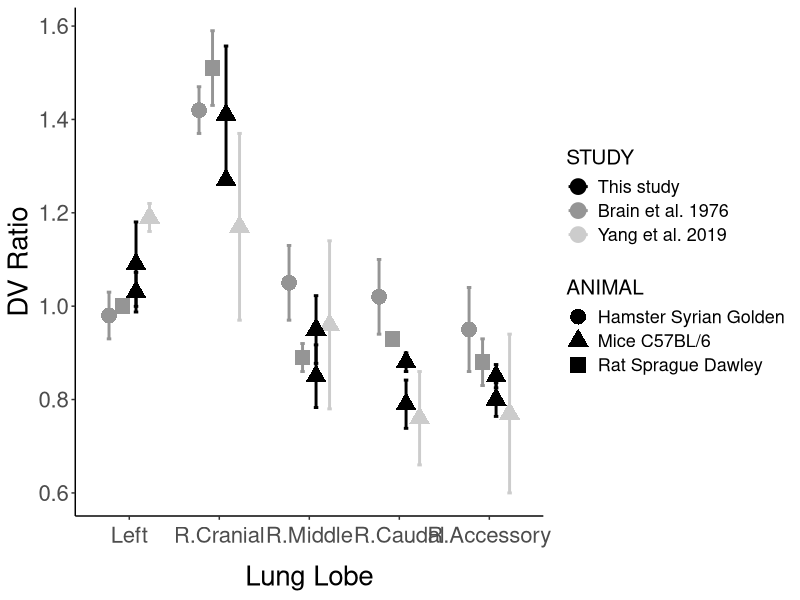

This chart was generated by the following R code: (Note: this script raises an error after producing the figure.)
library(ggpubr)
library(ggplot2)

get_directory = function(){
  args <- commandArgs(trailingOnly = FALSE)
  file <- "--file="
  rstudio <- "RStudio"
  
  match <- grep(rstudio, args)
  if(length(match) > 0){
    return(dirname(rstudioapi::getSourceEditorContext()$path))
  }else{
    match <- grep(file, args)
    if (length(match) > 0) {
      return(dirname(normalizePath(sub(file, "", args[match]))))
    }else{
      return(dirname(normalizePath(sys.frames()[[1]]$ofile)))
    }
  }
}

wd = get_directory()
setwd(wd)

data = read.csv(file = "previous_studies_ggplot.csv")

data$LOBE = as.character(data$LOBE)
data$LOBE[data$LOBE=="left"]="Left"
data$LOBE[data$LOBE=="cranial"]="R.Cranial"
data$LOBE[data$LOBE=="middle"]="R.Middle"
data$LOBE[data$LOBE=="caudal"]="R.Caudal"
data$LOBE[data$LOBE=="accessory"]="R.Accessory"
data$LOBE = factor(data$LOBE, levels = c("Left", "R.Cranial", "R.Middle",
                                         "R.Caudal", "R.Accessory"))

data$STUDY = factor(data$STUDY, levels = c("This study", 
                                           "Brain et al. 1976", 
                                           "Yang et al. 2019"))

dodge_radiance = 0.6
ggplot(data = data, aes(x = LOBE, y = DV, group = STUDY_ANIMAL,
                        color = STUDY)) + 
  scale_colour_grey(start = 0, end = 0.8) +
  geom_point(aes(pch = ANIMAL), 
             size = 5, position=position_dodge(dodge_radiance)) + 
  geom_errorbar(aes(ymax = DV + SE, ymin = DV - SE), 
                width = 0.2,
                position=position_dodge(dodge_radiance), size = 1) +
  ylab("DV Ratio") + 
  xlab("Lung Lobe") +
  theme_classic() + 
  theme(text = element_text(size = 20, color = "black"),
        legend.title = element_text(size = 15),
        legend.text = element_text(size = 13),
        axis.text.x = element_text(margin = margin(5,10,10,10))) +
  ggsave(filename = "fig2sub1.png", device = "png",
         width = 10, height = 6, dpi = 1200)
